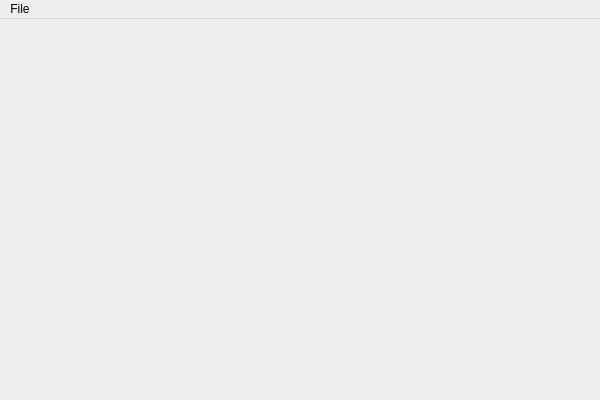
<?xml version="1.0" encoding="UTF-8"?>
<ui version="4.0">
 <class>mandelbrot_viewerClass</class>
 <widget class="QMainWindow" name="mandelbrot_viewerClass">
  <property name="geometry">
   <rect>
    <x>0</x>
    <y>0</y>
    <width>600</width>
    <height>400</height>
   </rect>
  </property>
  <property name="windowTitle">
   <string>mandelbrot_viewer</string>
  </property>
  <widget class="QWidget" name="centralWidget"/>
  <widget class="QMenuBar" name="menuBar">
   <property name="geometry">
    <rect>
     <x>0</x>
     <y>0</y>
     <width>600</width>
     <height>21</height>
    </rect>
   </property>
   <widget class="QMenu" name="menu">
    <property name="title">
     <string>File</string>
    </property>
    <addaction name="settingsAction"/>
   </widget>
   <addaction name="menu"/>
  </widget>
  <action name="settingsAction">
   <property name="text">
    <string>Settings...</string>
   </property>
  </action>
 </widget>
 <layoutdefault spacing="6" margin="11"/>
 <resources>
  <include location="mandelbrot_viewer.qrc"/>
 </resources>
 <connections>
  <connection>
   <sender>settingsAction</sender>
   <signal>triggered()</signal>
   <receiver>mandelbrot_viewerClass</receiver>
   <slot>on_settings()</slot>
   <hints>
    <hint type="sourcelabel">
     <x>-1</x>
     <y>-1</y>
    </hint>
    <hint type="destinationlabel">
     <x>299</x>
     <y>199</y>
    </hint>
   </hints>
  </connection>
 </connections>
 <slots>
  <slot>on_settings()</slot>
 </slots>
</ui>
